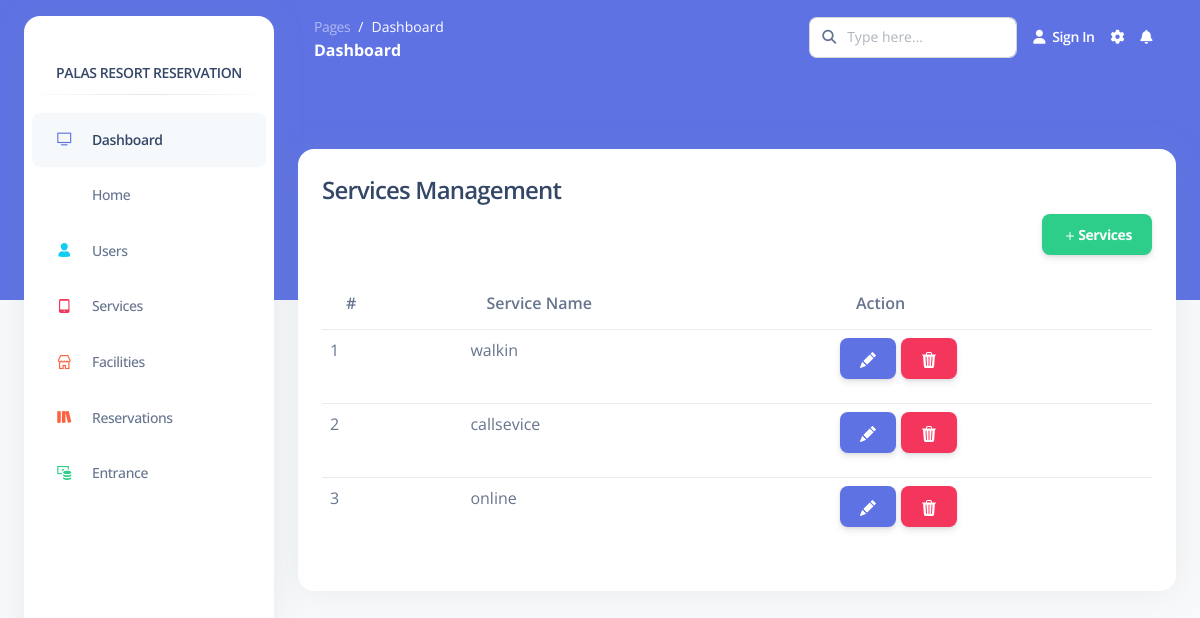
/Pages/admin/serviceManagement.php, run on an earlier commit of the app's database.
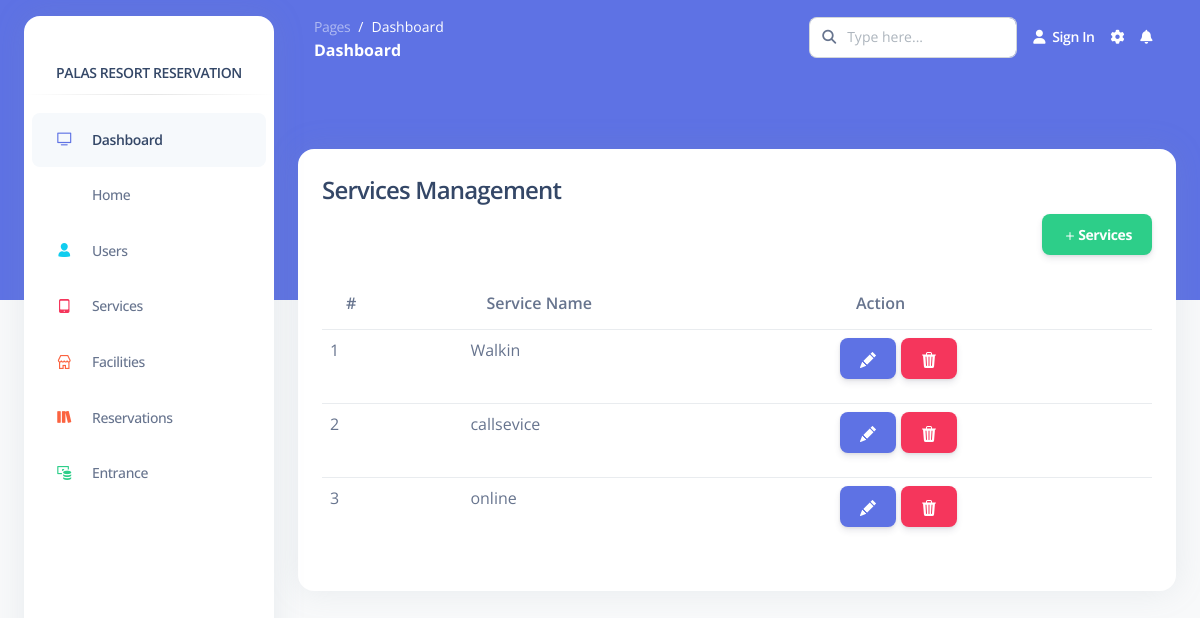
And on a later commit of the database.
### tables this page shows
CREATE TABLE `services` (
  `service_id` bigint(20) UNSIGNED NOT NULL,
  `service_name` varchar(255) NOT NULL
);

### Functions/InnovatechAPIFunctions.php (called while the page is built, shortened)
<?php
    class InnovatechAPIFunctions{
        private $servername='localhost';
        private $username='root';
        private $password='';
        private $dbname='palasresort';
        private $mysqli='';
        public function __construct(){
            $this->mysqli = new mysqli($this->servername,$this->username,$this->password,$this->dbname);
        }
        public function select($table,$rows="*",$where = null){
            if ($where != null) {
                $sql="SELECT $rows FROM $table WHERE $where";
            }else{
                $sql="SELECT $rows FROM $table";
            }
            $this->sql = $result = $this->mysqli->query($sql);
        }
    }
?>

### Pages/admin/serviceManagement.php (the view, shortened to what this page needs)
<?php include('page/head.php'); ?>
<?php include('page/sidebar.php'); ?>
<main class="main-content position-relative border-radius-lg ">
      <?php include('page/navigationbar.php'); ?>
        <div class="container-fluid py-4">
            <div class="card" style="margin-top:50px;">
              <div class="card-body">
                  <div class="card-title">
                    <h4 class="card-title">Services Management</h4>
                    <div class="d-flex flex-row-reverse">
                      <button type="button" class="btn btn-success" data-bs-toggle="modal" data-bs-target="#exampleModal">
                      <svg xmlns="http://www.w3.org/2000/svg" width="16" height="16" fill="currentColor" class="bi bi-plus" viewBox="0 0 16 16">
                        <path d="M8 4a.5.5 0 0 1 .5.5v3h3a.5.5 0 0 1 0 1h-3v3a.5.5 0 0 1-1 0v-3h-3a.5.5 0 0 1 0-1h3v-3A.5.5 0 0 1 8 4z"/>
                      </svg>Services
                     </button>
                    </div>
                  </div>
                  <table class="table table-hover">
                    <thead>
                      <tr>
                        <th scope="col">#</th>
                        <th scope="col">Service Name</th>
                        <th scope="col">Action</th>
                      </tr>
                    </thead>
                    <tbody>
                    <tbody>
                      <?php
                          include('../../Functions/InnovatechAPIFunctions.php');
                          $newAPIFunctions = new InnovatechAPIFunctions();
                          $newAPIFunctions->select("services","*");
                          $serviceLists = $newAPIFunctions->sql;
                          $index = 1;
                          while ($data = mysqli_fetch_assoc($serviceLists)){
                      ?>
                          <tr>
                              <td><?php echo $index; ?></td>
                              <td class="text-wrap"><?php echo $data["service_name"]; ?></td>
                              <td><button style="margin-right:5px;" type="button" class="btn btn-primary" id="edit" data-id="<?php echo $data['service_id']; ?>">
                            </button><button type="button" class="btn btn-danger" data-id="<?php echo $data['service_id']; ?>" id="delete"></button></td>
                          </tr>
                          <?php $index++; } ?>
                    </tbody>
                  </table>
              </div>
            </div>
        </div>
</main>
<?php include('page/scripts.php'); ?>

What changed in the data, as far as the page shows it:
changed services: service_name "walkin" → "Walkin"
